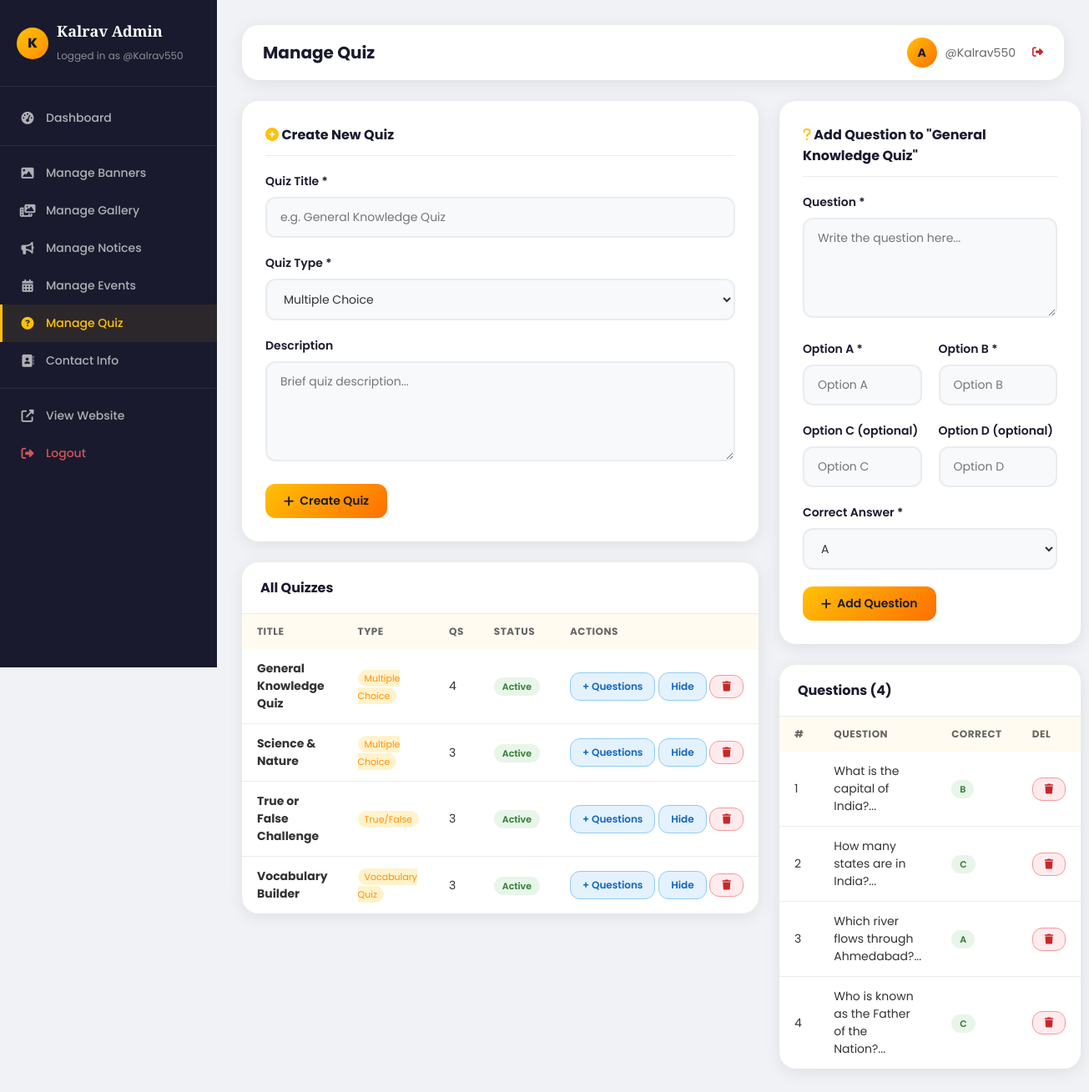
/admin/manage_quiz.php?quiz_id=1 (signed in), run on the app's committed database.
### tables this page shows
CREATE TABLE IF NOT EXISTS quizzes (
    id INT AUTO_INCREMENT PRIMARY KEY,
    title VARCHAR(255) NOT NULL,
    description TEXT,
    quiz_type ENUM('Multiple Choice','Picture Quiz','Matching Quiz','Vocabulary Quiz','True/False','Video Quiz','Quiz Competition') DEFAULT 'Multiple Choice',
    is_active TINYINT(1) DEFAULT 1,
    created_at TIMESTAMP DEFAULT CURRENT_TIMESTAMP
);

CREATE TABLE IF NOT EXISTS quiz_questions (
    id INT AUTO_INCREMENT PRIMARY KEY,
    quiz_id INT NOT NULL,
    question TEXT NOT NULL,
    option_a VARCHAR(255),
    option_b VARCHAR(255),
    option_c VARCHAR(255),
    option_d VARCHAR(255),
    correct_answer ENUM('A','B','C','D') DEFAULT 'A',
    image_path VARCHAR(500) DEFAULT NULL,
    video_url VARCHAR(500) DEFAULT NULL,
    FOREIGN KEY (quiz_id) REFERENCES quizzes(id) ON DELETE CASCADE
);

### admin/manage_quiz.php (the view, shortened to what this page needs)
<?php
require_once 'auth_check.php';
$selectedQuiz = isset($_GET['quiz_id']) ? (int)$_GET['quiz_id'] : 0;
$quizzes = $conn->query("SELECT q.*, (SELECT COUNT(*) FROM quiz_questions WHERE quiz_id=q.id) as q_count FROM quizzes q ORDER BY created_at DESC");
$questions = [];
$currentQuiz = null;
if ($selectedQuiz) {
    $cq = $conn->query("SELECT * FROM quizzes WHERE id=$selectedQuiz");
    $currentQuiz = $cq->fetch_assoc();
    $qRes = $conn->query("SELECT * FROM quiz_questions WHERE quiz_id=$selectedQuiz ORDER BY id ASC");
    while ($q = $qRes->fetch_assoc()) $questions[] = $q;
}
require_once 'admin_header.php';
?>
<div class="grid-2" style="gap:25px;align-items:start;">
    <div>
        <div class="admin-form-card">
            <h2><i class="fas fa-plus-circle" style="color:#FFC107;"></i> Create New Quiz</h2>
            <form method="POST">
                <div class="form-group">
                    <label>Quiz Title *</label>
                    <input type="text" name="title" required placeholder="e.g. General Knowledge Quiz">
                </div>
                <div class="form-group">
                    <label>Quiz Type *</label>
                    <select name="quiz_type" style="width:100%;padding:12px 16px;border:2px solid #e9ecef;border-radius:12px;font-family:inherit;font-size:14px;background:#f8f9fa;">
                        <option>Multiple Choice</option>
                    </select>
                </div>
                <div class="form-group">
                    <label>Description</label>
                    <textarea name="description" rows="2" placeholder="Brief quiz description..."></textarea>
                </div>
                <button type="submit" name="add_quiz" class="admin-btn admin-btn-primary"><i class="fas fa-plus"></i> Create Quiz</button>
            </form>
        </div>
        <div class="admin-card">
            <div class="admin-card-header"><h2>All Quizzes</h2></div>
            <table class="admin-table">
                <thead><tr><th>Title</th><th>Type</th><th>Qs</th><th>Status</th><th>Actions</th></tr></thead>
                <tbody>
                    <?php if ($quizzes->num_rows > 0):
                        while ($q = $quizzes->fetch_assoc()): ?>
                    <tr>
                        <td><strong><?php echo htmlspecialchars($q['title']); ?></strong></td>
                        <td><span style="font-size:11px;background:#fff3cd;color:#FF8F00;padding:2px 8px;border-radius:50px;"><?php echo htmlspecialchars($q['quiz_type']); ?></span></td>
                        <td><?php echo $q['q_count']; ?></td>
                        <td><span class="badge <?php echo $q['is_active']?'badge-success':'badge-danger'; ?>"><?php echo $q['is_active']?'Active':'Inactive'; ?></span></td>
                        <td style="white-space:nowrap;">
                            <a href="?quiz_id=<?php echo $q['id']; ?>" class="admin-btn admin-btn-info admin-btn-sm">+ Questions</a>
                            <form method="POST" style="display:inline;">
                                <button type="submit" name="toggle_quiz" class="admin-btn admin-btn-info admin-btn-sm"><?php echo $q['is_active']?'Hide':'Show'; ?></button>
                            </form>
                            <form method="POST" style="display:inline;" onsubmit="return confirmDelete()">
                                <button type="submit" name="delete_quiz" class="admin-btn admin-btn-danger admin-btn-sm"><i class="fas fa-trash"></i></button>
                            </form>
                        </td>
                    </tr>
                    <?php endwhile; else: ?><tr><td colspan="5" style="text-align:center;padding:20px;color:#888;">No quizzes yet.</td></tr><?php endif; ?>
                </tbody>
            </table>
        </div>
    </div>
    <div>
        <?php if ($selectedQuiz && $currentQuiz): ?>
        <div class="admin-form-card">
            <h2><i class="fas fa-question" style="color:#FFC107;"></i> Add Question to "<?php echo htmlspecialchars($currentQuiz['title']); ?>"</h2>
            <form method="POST">
                <div class="form-group">
                    <label>Question *</label>
                    <textarea name="question" rows="2" required placeholder="Write the question here..."></textarea>
                </div>
                <div class="form-row">
                    <div class="form-group">
                        <label>Option A *</label>
                        <input type="text" name="option_a" required placeholder="Option A">
                    </div>
                    <div class="form-group">
                        <label>Option B *</label>
                        <input type="text" name="option_b" required placeholder="Option B">
                    </div>
                </div>
                <div class="form-row">
                    <div class="form-group">
                        <label>Option C (optional)</label>
                        <input type="text" name="option_c" placeholder="Option C">
                    </div>
                    <div class="form-group">
                        <label>Option D (optional)</label>
                        <input type="text" name="option_d" placeholder="Option D">
                    </div>
                </div>
                <div class="form-group">
                    <label>Correct Answer *</label>
                    <select name="correct_answer" style="width:100%;padding:12px 16px;border:2px solid #e9ecef;border-radius:12px;font-family:inherit;font-size:14px;background:#f8f9fa;">
                        <option value="A">A</option>
                    </select>
                </div>
                <button type="submit" name="add_question" class="admin-btn admin-btn-primary"><i class="fas fa-plus"></i> Add Question</button>
            </form>
        </div>
        <?php if (!empty($questions)): ?>
        <div class="admin-card">
            <div class="admin-card-header"><h2>Questions (<?php echo count($questions); ?>)</h2></div>
            <table class="admin-table">
                <thead><tr><th>#</th><th>Question</th><th>Correct</th><th>Del</th></tr></thead>
                <tbody>
                    <?php foreach ($questions as $i => $q): ?>
                    <tr>
                        <td><?php echo $i+1; ?></td>
                        <td><?php echo htmlspecialchars(substr($q['question'],0,60)); ?>...</td>
                        <td><span class="badge badge-success"><?php echo $q['correct_answer']; ?></span></td>
                        <td>
                            <form method="POST" onsubmit="return confirmDelete()">
                                <button type="submit" name="delete_question" class="admin-btn admin-btn-danger admin-btn-sm"><i class="fas fa-trash"></i></button>
                            </form>
                        </td>
                    </tr>
                    <?php endforeach; ?>
                </tbody>
            </table>
        </div>
        <?php endif;
        endif; ?>
    </div>
</div>
</div><script src="../assets/js/script.js"></script></body></html>

### assets/css/style.css (style rules this page uses)
:root { --primary: #FFC107; --primary-dark: #FF8F00; --primary-light: #FFD54F; --accent: #FF6F00; --dark: #1a1a2e; --dark2: #16213e; --text: #333333; --text-light: #666666; --white: #ffffff; --bg-light: #FFFBF0; --bg-gray: #f8f9fa; --border: #e9ecef; --shadow: 0 4px 20px rgba(0,0,0,0.08); --shadow-hover: 0 8px 30px rgba(255,193,7,0.25); --radius: 12px; --radius-lg: 20px; }
* { margin: 0; padding: 0; box-sizing: border-box; }
html { scroll-behavior: smooth; }
body { font-family: 'Poppins', sans-serif; color: var(--text); background: var(--white); overflow-x: hidden; }
.grid-2 { display: grid; grid-template-columns: repeat(2, 1fr); gap: 30px; }
.form-group { margin-bottom: 20px; }
.form-group label { display: block; font-weight: 600; font-size: 14px; margin-bottom: 8px; color: var(--dark); }
.form-group input, .form-group textarea, .form-group select { width: 100%; padding: 12px 16px; border: 2px solid var(--border); border-radius: var(--radius); font-family: 'Poppins', sans-serif; font-size: 14px; transition: border-color 0.3s; color: var(--text); background: var(--bg-gray); }
.form-group textarea { resize: vertical; min-height: 120px; }
.admin-body { background: #f0f2f5; min-height: 100vh; font-family: 'Poppins', sans-serif; }
.admin-card { background: var(--white); border-radius: var(--radius-lg); box-shadow: var(--shadow); overflow: hidden; margin-bottom: 25px; }
.admin-card-header { padding: 18px 22px; border-bottom: 1px solid var(--border); display: flex; justify-content: space-between; align-items: center; }
.admin-card-header h2 { font-size: 16px; font-weight: 700; color: var(--dark); }
.admin-table { width: 100%; border-collapse: collapse; }
.admin-table th { background: var(--bg-light); padding: 12px 18px; text-align: left; font-size: 12px; font-weight: 700; color: var(--text-light); text-transform: uppercase; letter-spacing: 0.5px; }
.admin-table td { padding: 13px 18px; border-bottom: 1px solid var(--border); font-size: 14px; color: var(--text); vertical-align: middle; }
.admin-table tr:last-child td { border-bottom: none; }
.admin-form-card { background: var(--white); border-radius: var(--radius-lg); padding: 28px; box-shadow: var(--shadow); margin-bottom: 25px; }
.admin-form-card h2 { font-size: 16px; font-weight: 700; margin-bottom: 20px; color: var(--dark); padding-bottom: 12px; border-bottom: 1px solid var(--border); }
.form-row { display: grid; grid-template-columns: 1fr 1fr; gap: 20px; }
.admin-btn { padding: 10px 22px; border-radius: var(--radius); border: none; cursor: pointer; font-family: 'Poppins', sans-serif; font-size: 14px; font-weight: 600; transition: all 0.3s; display: inline-flex; align-items: center; gap: 7px; text-decoration: none; }
.admin-btn-primary { background: linear-gradient(135deg, var(--primary), var(--accent)); color: var(--dark); }
.admin-btn-danger { background: #ffebee; color: #c62828; border: 1px solid #ef9a9a; }
.admin-btn-info { background: #e3f2fd; color: #1565c0; border: 1px solid #90caf9; }
.admin-btn-sm { padding: 7px 14px; font-size: 12px; }
.badge { padding: 3px 10px; border-radius: 50px; font-size: 11px; font-weight: 600; }
.badge-success { background: #e8f5e9; color: #2e7d32; }

### data on the page
quizzes: title "General Knowledge Quiz", quiz_type "Multiple Choice", q_count "4", is_active "Active"
quizzes: title "Science & Nature", quiz_type "Multiple Choice", q_count "3", is_active "Active"
quizzes: title "True or False Challenge", quiz_type "True/False", q_count "3", is_active "Active"
quizzes: title "Vocabulary Builder", quiz_type "Vocabulary Quiz", q_count "3", is_active "Active"
quiz_questions: question "What is the capital of India?", correct_answer "B"
quiz_questions: question "How many states are in India?", correct_answer "C"
quiz_questions: question "Which river flows through Ahmedabad?", correct_answer "A"
quiz_questions: question "Who is known as the Father of the Nation?", correct_answer "C"

### other printed values
$_SESSION['admin_username'] "@Kalrav550"
$adminTitle "Manage Quiz"
count($questions) "4"
